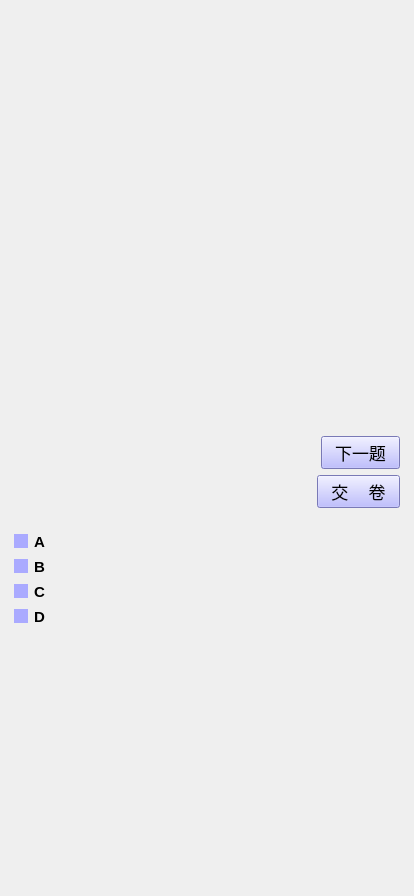
<?xml version="1.0" encoding="UTF-8"?>
<ui version="4.0">
 <class>questionDialog</class>
 <widget class="QDialog" name="questionDialog">
  <property name="geometry">
   <rect>
    <x>0</x>
    <y>0</y>
    <width>414</width>
    <height>896</height>
   </rect>
  </property>
  <property name="font">
   <font>
    <kerning>false</kerning>
   </font>
  </property>
  <property name="windowTitle">
   <string>Dialog</string>
  </property>
  <property name="layoutDirection">
   <enum>Qt::RightToLeft</enum>
  </property>
  <property name="styleSheet">
   <string notr="true">#questionDialog{border-image: url(:/r5.jpg);}
</string>
  </property>
  <layout class="QVBoxLayout" name="verticalLayout_4">
   <property name="leftMargin">
    <number>5</number>
   </property>
   <property name="topMargin">
    <number>5</number>
   </property>
   <property name="rightMargin">
    <number>5</number>
   </property>
   <property name="bottomMargin">
    <number>50</number>
   </property>
   <item>
    <widget class="QWidget" name="questionWidget" native="true">
     <property name="styleSheet">
      <string notr="true">background-color: transparent;</string>
     </property>
     <layout class="QVBoxLayout" name="verticalLayout_2">
      <item>
       <widget class="QTextEdit" name="textEdit">
        <property name="font">
         <font>
          <pointsize>15</pointsize>
          <weight>75</weight>
          <bold>true</bold>
         </font>
        </property>
        <property name="layoutDirection">
         <enum>Qt::LeftToRight</enum>
        </property>
        <property name="autoFillBackground">
         <bool>false</bool>
        </property>
        <property name="styleSheet">
         <string notr="true">background-color: transparent;</string>
        </property>
        <property name="readOnly">
         <bool>true</bool>
        </property>
       </widget>
      </item>
      <item>
       <widget class="QLabel" name="imageLabel">
        <property name="enabled">
         <bool>true</bool>
        </property>
        <property name="font">
         <font>
          <pointsize>14</pointsize>
          <weight>50</weight>
          <bold>false</bold>
         </font>
        </property>
        <property name="layoutDirection">
         <enum>Qt::LeftToRight</enum>
        </property>
        <property name="autoFillBackground">
         <bool>false</bool>
        </property>
        <property name="styleSheet">
         <string notr="true">background-color: transparent;</string>
        </property>
        <property name="text">
         <string/>
        </property>
        <property name="alignment">
         <set>Qt::AlignCenter</set>
        </property>
       </widget>
      </item>
      <item>
       <widget class="QToolButton" name="btnNextQuestion">
        <property name="font">
         <font>
          <family>Courier New</family>
          <pointsize>13</pointsize>
         </font>
        </property>
        <property name="layoutDirection">
         <enum>Qt::RightToLeft</enum>
        </property>
        <property name="styleSheet">
         <string notr="true">background-color: rgb(170, 170, 255);</string>
        </property>
        <property name="text">
         <string>下一题</string>
        </property>
       </widget>
      </item>
      <item>
       <widget class="QToolButton" name="btnHandOn">
        <property name="enabled">
         <bool>true</bool>
        </property>
        <property name="font">
         <font>
          <family>Courier New</family>
          <pointsize>13</pointsize>
          <kerning>false</kerning>
         </font>
        </property>
        <property name="layoutDirection">
         <enum>Qt::RightToLeft</enum>
        </property>
        <property name="styleSheet">
         <string notr="true">background-color: rgb(170, 170, 255);</string>
        </property>
        <property name="text">
         <string>交  卷</string>
        </property>
       </widget>
      </item>
     </layout>
    </widget>
   </item>
   <item>
    <widget class="QWidget" name="answerWidget" native="true">
     <property name="layoutDirection">
      <enum>Qt::LeftToRight</enum>
     </property>
     <property name="autoFillBackground">
      <bool>false</bool>
     </property>
     <property name="styleSheet">
      <string notr="true">background-color: transparent;</string>
     </property>
     <layout class="QVBoxLayout" name="verticalLayout_3">
      <property name="bottomMargin">
       <number>220</number>
      </property>
      <item>
       <widget class="QRadioButton" name="btnA">
        <property name="font">
         <font>
          <pointsize>11</pointsize>
          <weight>75</weight>
          <bold>true</bold>
         </font>
        </property>
        <property name="styleSheet">
         <string notr="true">QRadioButton::indicator:unchecked {
	background-color: rgb(170, 170, 255);
}
QRadioButton::indicator:checked {
	
	
	background-color: rgb(255, 85, 0);
}</string>
        </property>
        <property name="text">
         <string>A</string>
        </property>
        <property name="checkable">
         <bool>true</bool>
        </property>
        <property name="checked">
         <bool>false</bool>
        </property>
       </widget>
      </item>
      <item>
       <widget class="QRadioButton" name="btnB">
        <property name="font">
         <font>
          <pointsize>11</pointsize>
          <weight>75</weight>
          <bold>true</bold>
         </font>
        </property>
        <property name="autoFillBackground">
         <bool>false</bool>
        </property>
        <property name="styleSheet">
         <string notr="true">QRadioButton::indicator:unchecked {
	background-color: rgb(170, 170, 255);
}
QRadioButton::indicator:checked {
	background-color: rgb(255, 85, 0);
}</string>
        </property>
        <property name="text">
         <string>B</string>
        </property>
        <property name="checkable">
         <bool>true</bool>
        </property>
        <property name="checked">
         <bool>false</bool>
        </property>
       </widget>
      </item>
      <item>
       <widget class="QRadioButton" name="btnC">
        <property name="font">
         <font>
          <pointsize>11</pointsize>
          <weight>75</weight>
          <bold>true</bold>
         </font>
        </property>
        <property name="styleSheet">
         <string notr="true">QRadioButton::indicator:unchecked {
	background-color: rgb(170, 170, 255);
}
QRadioButton::indicator:checked {
	background-color: rgb(255, 85, 0);
}</string>
        </property>
        <property name="text">
         <string>C</string>
        </property>
        <property name="checkable">
         <bool>true</bool>
        </property>
       </widget>
      </item>
      <item>
       <widget class="QRadioButton" name="btnD">
        <property name="enabled">
         <bool>true</bool>
        </property>
        <property name="font">
         <font>
          <pointsize>11</pointsize>
          <weight>75</weight>
          <bold>true</bold>
         </font>
        </property>
        <property name="autoFillBackground">
         <bool>false</bool>
        </property>
        <property name="styleSheet">
         <string notr="true">QRadioButton::indicator:unchecked {
	background-color: rgb(170, 170, 255);
}
QRadioButton::indicator:checked {
	background-color: rgb(255, 85, 0);
}</string>
        </property>
        <property name="text">
         <string>D</string>
        </property>
        <property name="checkable">
         <bool>true</bool>
        </property>
       </widget>
      </item>
     </layout>
    </widget>
   </item>
  </layout>
 </widget>
 <resources/>
 <connections/>
</ui>
